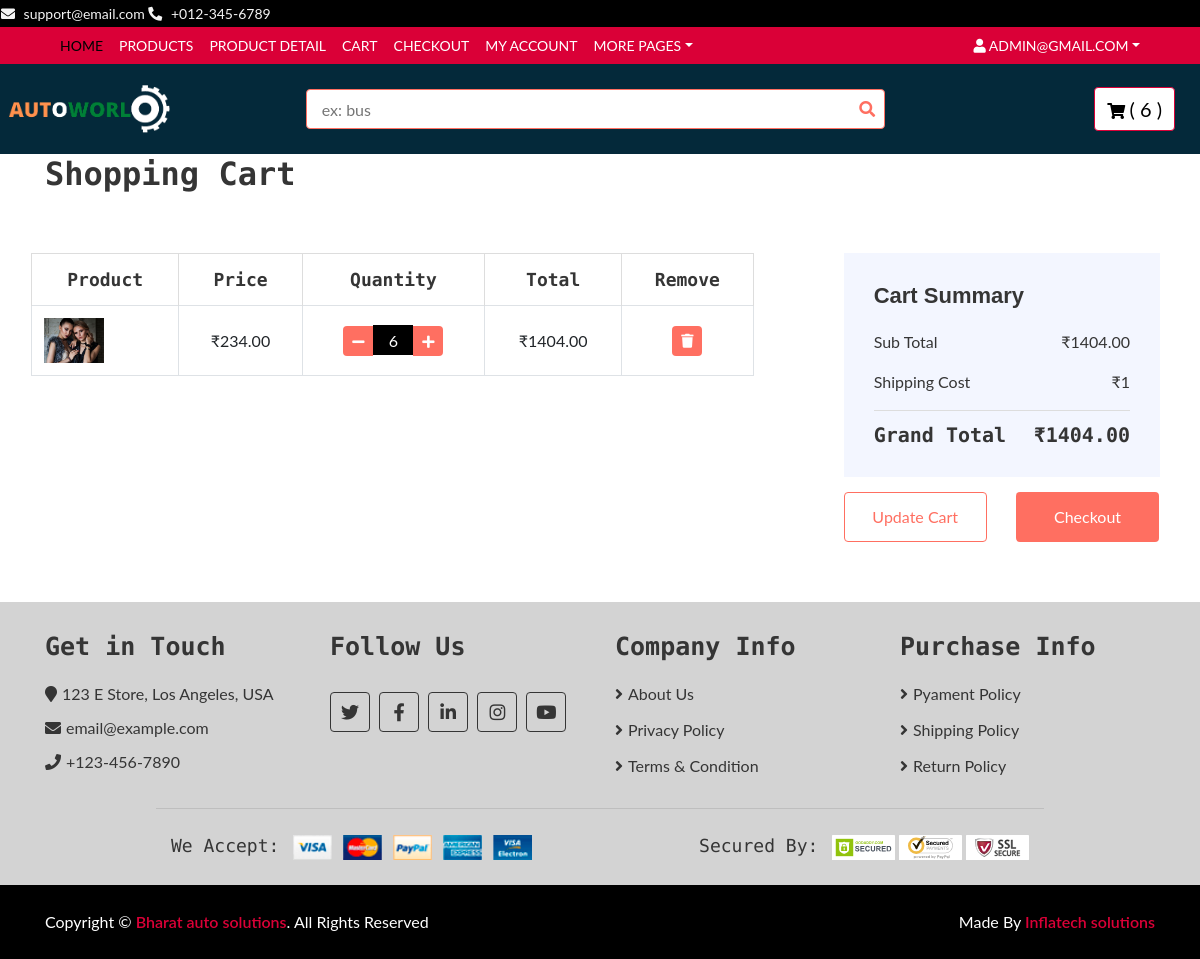
The page /cart/ (signed in) on the database as committed earlier.
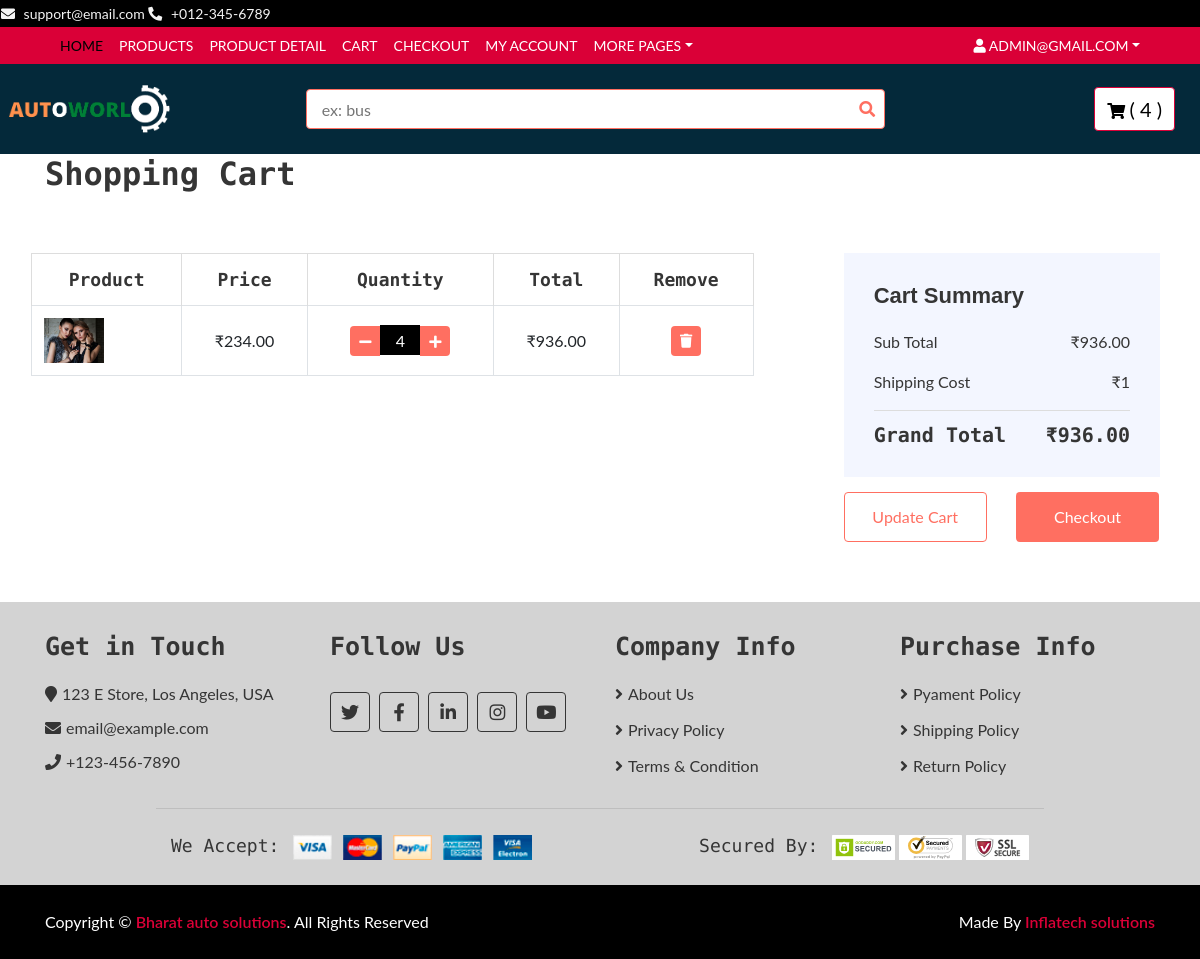
The same page on the database as committed later.
### base/models.py (models this page shows, shortened)
class Order_item(models.Model):
    Order=models.ForeignKey(Order, on_delete=models.SET_NULL, blank=True, null=True)
    Product=models.ForeignKey(Product, on_delete=models.CASCADE, blank=True, null=True)
    quantity=models.IntegerField(default=0, null=True, blank=True)
    @property
    def get_total(self):
        total = self.Product.regular_price * self.quantity
        return total

class Product(models.Model):
    vehicaltype=models.ForeignKey(TypeOfVehicle, blank=False, on_delete=models.RESTRICT)
    manufacturer=models.ForeignKey(Manufacturer, blank=False, on_delete=models.RESTRICT)
    vmodel=models.ForeignKey(CarModel, blank=False, on_delete=models.RESTRICT)
    myear=models.ForeignKey(Year, on_delete=models.RESTRICT)
    category=models.ForeignKey(Category, on_delete=models.RESTRICT)
    title=models.CharField(max_length=255, help_text=('required'))
    desc=models.TextField(blank=True, null=True, verbose_name=('desciptions'))
    regular_price=models.DecimalField(max_digits=5, decimal_places=2)
    descount_price=models.DecimalField(max_digits=5, decimal_places=2, blank=True )
    is_active=models.BooleanField(default=True)
    slug=models.SlugField(blank=True, null=True)

class Order(models.Model):
    Customer=models.ForeignKey(Customer, on_delete=models.SET_NULL, blank=True, null=True)
    status=models.BooleanField(default=False, null=True , blank=False)
    price=models.FloatField(null=True)
    @property
    def get_cart_total(self):
        orderitems = self.order_item_set.all()
        total = sum([item.get_total for item in orderitems])
        return total
    @property
    def get_cart_items(self):
        orderitems = self.order_item_set.all()
        total = sum([item.quantity for item in orderitems])
        return total

### base/views.py (the view)
# urls.py: path('cart/', views.cart, name="cart"),
def cart(request):
    if request.user.is_authenticated:
        customer = request.user.customer
        cartItems= nav(HttpRequest, customer)
        order, created = Order.objects.get_or_create(Customer=customer, status=False)
        items = order.order_item_set.all()
    else:
        items =[]
        order ={'get_cart_total':0, 'get_cart_items':0}
        cartItems=0
    context={'items':items, 'order':order,'cartItems':cartItems}
    return render(request, 'cart.html', context)

### base/views.py (called while the page is built)
def nav(request,customer):
    order, created = Order.objects.get_or_create(Customer=customer, status=False)
    cartItems = order.get_cart_items
    return cartItems

### templates/cart.html (shortened to what this page needs)
{% extends 'base.html' %}
{% block content %}
<div class="container">
    <h2>Shopping Cart</h2>
</div>
<div class="cart-page">
    <div class="container-fluid">
        <div class="row">
            <div class="col-lg-8">
                <div class="cart-page-inner">
                    <div class="table-responsive">
                        <table class="table table-bordered">
                            <thead class="thead-dark">
                                <tr>
                                    <th>Product</th>
                                    <th>Price</th>
                                    <th>Quantity</th>
                                    <th>Total</th>
                                    <th>Remove</th>
                                </tr>
                            </thead>
                            <tbody class="align-middle">
                                {% for item in items %}
                                <tr>
                                    <td>
                                        <div class="img">
                                            {% for image in item.Product.product_image.all %}
                                            {% if image.is_feature %}
                                            <a href="{% url 'product' pk=item.Product.id %}"><img src="{{ image.image.url }}" alt="Image"></a>
                                            {% endif %}
                                            {% endfor %}
                                        </div>
                                    </td>
                                    <td>&#8377;{{item.Product.regular_price|floatformat:2}}</td>
                                    <td>
                                        <div class="qty">
                                            <button data-product="{{item.Product.id}}" data-action="remove"
                                                class="btn-minus update-cart"><i class="fa fa-minus"></i></button>
                                            <input type="text" value="{{item.quantity}}">
                                            <button data-product="{{item.Product.id}}" data-action="add"
                                                class="btn-plus update-cart"><i class="fa fa-plus"></i></button>
                                        </div>
                                    </td>
                                    <td>&#8377;{{item.get_total|floatformat:2}}</td>
                                    <td><button data-product="{{item.Product.id}}" data-action="delete"
                                            class="update-cart"><i class="fa fa-trash"></i></button></td>
                                </tr>
                                {% endfor %}
                            </tbody>
                        </table>
                    </div>
                </div>
            </div>
            <div class="col-lg-4">
                <div class="cart-page-inner">
                    <div class="row">
                        <div class="col-md-12">
                            <div class="cart-summary">
                                <div class="cart-content">
                                    <h1>Cart Summary</h1>
                                    <p>Sub Total<span>&#8377;{{order.get_cart_total|floatformat:2}}</span></p>
                                    <p>Shipping Cost<span>&#8377;1</span></p>
                                    <h2>Grand Total<span>&#8377;{{order.get_cart_total|floatformat:2}}</span></h2>
                                </div>
                                <div class="cart-btn">
                                    <button>Update Cart</button>
                                    <button>Checkout</button>
                                </div>
                            </div>
                        </div>
                    </div>
                </div>
            </div>
        </div>
    </div>
</div>
{% endblock %}

### templates/nav.html (shortened to what this page needs)
{% load static %}
{% block content %}
<div class="top-bar">
    <div class="container-fluid">
        <div class="row">
            <div class="col-sm-6">
                <i class="fa fa-envelope"></i>
                support@email.com
                <i class="fa fa-phone-alt"></i>
                +012-345-6789
            </div>
            <div class="col-sm-6" id="google_translate_element">
            </div>
        </div>
    </div>
</div>
<div class="nav">
    <div class="container-fluid">
        <nav class="navbar navbar-expand-md  navbar-dark">
            <div class="collapse navbar-collapse justify-content-between" id="navbarCollapse">
                <div class="navbar-nav mr-auto">
                    <a href="{% url 'home' %}" class="nav-item nav-link active">Home</a>
                    <a href="{% url 'products' %}"" class="nav-item nav-link">Products</a>
                    <a href="product-detail.html" class="nav-item nav-link">Product Detail</a>
                    <a href="{% url 'cart' %}" class="nav-item nav-link">Cart</a>
                    <a href="{% url 'checkout' %}" class="nav-item nav-link">Checkout</a>
                    <a href="{% url 'user_profile' %}" class="nav-item nav-link">My Account</a>
                    <div class="nav-item dropdown">
                        <a href="#" class="nav-link dropdown-toggle" data-toggle="dropdown">More Pages</a>
                    </div>
                </div>
                <div class="navbar-nav ml-auto">
                    <div class="nav-item dropdown">
                        <a href="#" class="nav-link dropdown-toggle" data-toggle="dropdown"> <i class="fa fa-user" aria-hidden="true"></i> {{user}}</a>
                    </div>
                </div>
            </div>
        </nav>
    </div>
</div>
<div class="bottom-bar">
    <div class="container-fluid">
        <div class="row align-items-center">
            <div class="col-md-3">
                <div class="logo">
                    <a href="{% url 'home' %}">
                        <img src="{% static 'img/logo.png' %}" alt="Logo">
                    </a>
                </div>
            </div>
            <div class="col-md-6">
                <form method="GET" action="{% url 'products' %}">
                <div class="search">
                    <input name="q" type="text" value="" placeholder="ex: bus">
                    <button type="submit"><i class="fa fa-search"></i></button>
                </div>
                </form>
            </div>
            <div class="col-md-3">
                <div class="user">
                    <a href="{% url 'cart' %}" class="btn cart">
                        <i class="fa fa-shopping-cart"></i>
                        <span>( {{cartItems}} )</span>
                    </a>
                </div>
            </div>
        </div>
    </div>
</div>
{% endblock content %}

Rows that differ between the two databases and show on the page:
changed Order_item: quantity "6" → "4"; get_total "1404.00" → "936.00"
changed through a linked row, Order: get_cart_total "1404.00" → "936.00"
Other text that changed with them:
{{ cartItems }}: "6" → "4"
